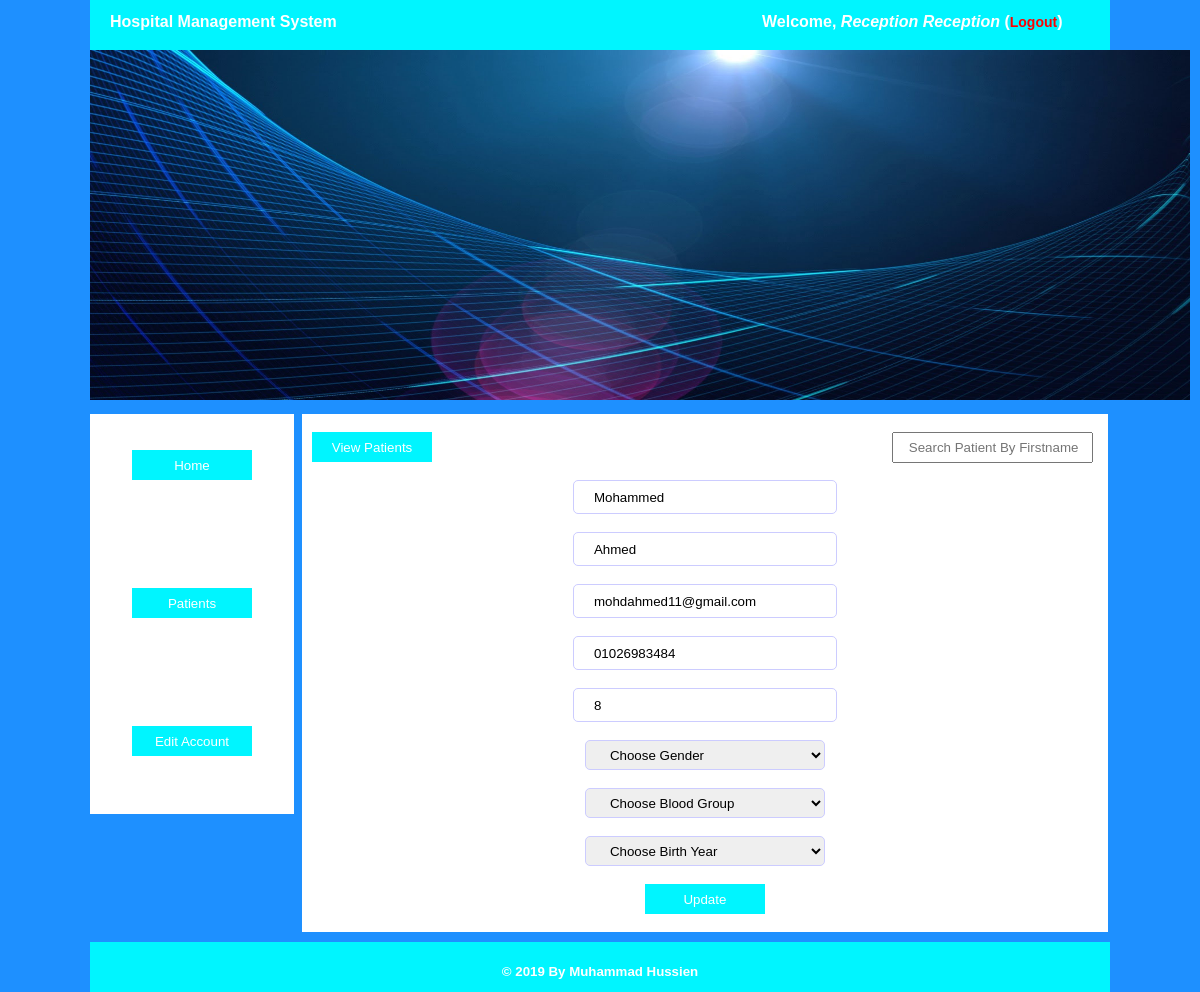
Page /reception/editpatient.php?id=1 (signed in) on the committed database.
### tables this page shows
CREATE TABLE `users` (
  `username` varchar(50) NOT NULL,
  `password` varchar(40) NOT NULL,
  `fname` varchar(40) NOT NULL,
  `sname` varchar(40) NOT NULL,
  `type` varchar(40) NOT NULL
);

CREATE TABLE `patient` (
  `id` int(11) NOT NULL,
  `fname` varchar(100) NOT NULL,
  `sname` varchar(100) NOT NULL,
  `email` varchar(255) NOT NULL,
  `address` varchar(255) NOT NULL,
  `phone` varchar(25) NOT NULL,
  `sex` varchar(10) NOT NULL,
  `bloodgroup` varchar(5) NOT NULL,
  `birthyear` int(4) NOT NULL
);

### reception/editpatient.php (the view, shortened to what this page needs)
<!DOCTYPE html>
<html lang="en">
<head>
	<link rel="stylesheet" type="text/css" href="../assets/style.css">
</head>
<body>
	<div class="wrapper">
	<?php
		include "includes/header.php";
		include "includes/left.php";
	 ?>
		<div class="right"><br>
			<a href="patients.php" style="margin-left:10px;"><button class="btnlink">View Patients</button></a><form action="search.php" method="get" style="float:right;margin-right:15px;"><input name="s" type="text" style="height:25px; width:180px;padding-left:15px;" placeholder="Search Patient By Firstname"></form><br><br>
			<?php $id = $_GET['id']; ?>
			<center>
				<form action="editpatient.php?id=<?php echo $id; ?>" method="POST">
				<?php
				require "../includes/connect.php";
				$sql = "SELECT * FROM `patient` WHERE `id`='$id'";
				$query = mysqli_query($con,$sql);
				while ($row = mysqli_fetch_array($query)) {
					?>
				<input type="text" name="fname" class="form" value="<?php echo $row['fname']; ?>" required="required"><br><br>
				<input type="text" name="sname" class="form" value="<?php echo $row['sname']; ?>" required="required"><br><br>
				<input type="email" name="email" class="form" value="<?php echo $row['email']; ?>" required="required"><br><br>
				<input type="number" name="phone" class="form" value="<?php echo $row['phone']; ?>" required="required"><br><br>
				<input type="text" name="address" class="form" value="<?php echo $row['address']; ?>" required="required"><br><br>
					<?php
				}
				 ?>
				<select name="gender" class="form" required="required">
					<option value="">Choose Gender</option>
				</select><br><br>
				<select name="bloodgroup" class="form" required="required">
					<option value="">Choose Blood Group</option>
				</select><br><br>
				<select name="birthyear" class="form" required="required">
					<option value="">Choose Birth Year</option>
				</select><br><br>
				<input type="submit" value="Update" class="btnlink" name="btn"><br><br>
			</form>
			</center>
		</div>
		<?php
		include "includes/footer.php";
		 ?>
	</div>
</body>
</html>

### includes/users.php (shortened to what this page needs)
<?php
function receptiondetails()
{	global $con;
	$type = $_SESSION['type'];
	$username = $_SESSION['reception'];
	$sql = "SELECT * FROM hospital.users WHERE `username`='$username' AND `type`='$type'";
	$query = mysqli_query($con, $sql);
	while ($row =mysqli_fetch_array($query)) {
		echo "Welcome, <i>".$row['fname']." ".$row['sname']."</i> (<a href='../logout.php'>Logout</a>)";
	}
}
?>

### assets/style.css (style rules this page uses)
body { margin: 0; padding: 0; background-color: #00F5FF; font-family: Arial,Lucida Sans; }
.wrapper { min-height: 400px; max-height: auto; width: 85%; margin: 0 auto; font-family: Arial,Lucida Sans; }
.headerright a { text-decoration: none; font-size: 14px; color: red; }
.btnlink { height: 30px; width: 120px; background-color: #00F5FF; border: 0; margin: 0; color: white; cursor: pointer; }
.right { min-height: 400px; max-height: auto; width: 79%; margin-left: 8px; background-color: white; margin-top: 10px; float: left; }
.form { height: 30px; width: 240px; border: 1px solid #ccf; border-radius: 5px; padding-left: 20px; }

### reception/includes/header.php (style rules this page uses)
body { background-color: #1E90FF; }

### rows in the picture
users: fname "Reception", sname "Reception"
patient: fname "Mohammed", sname "Ahmed", email "mohdahmed11@gmail.com", phone "01026983484", address "8"
